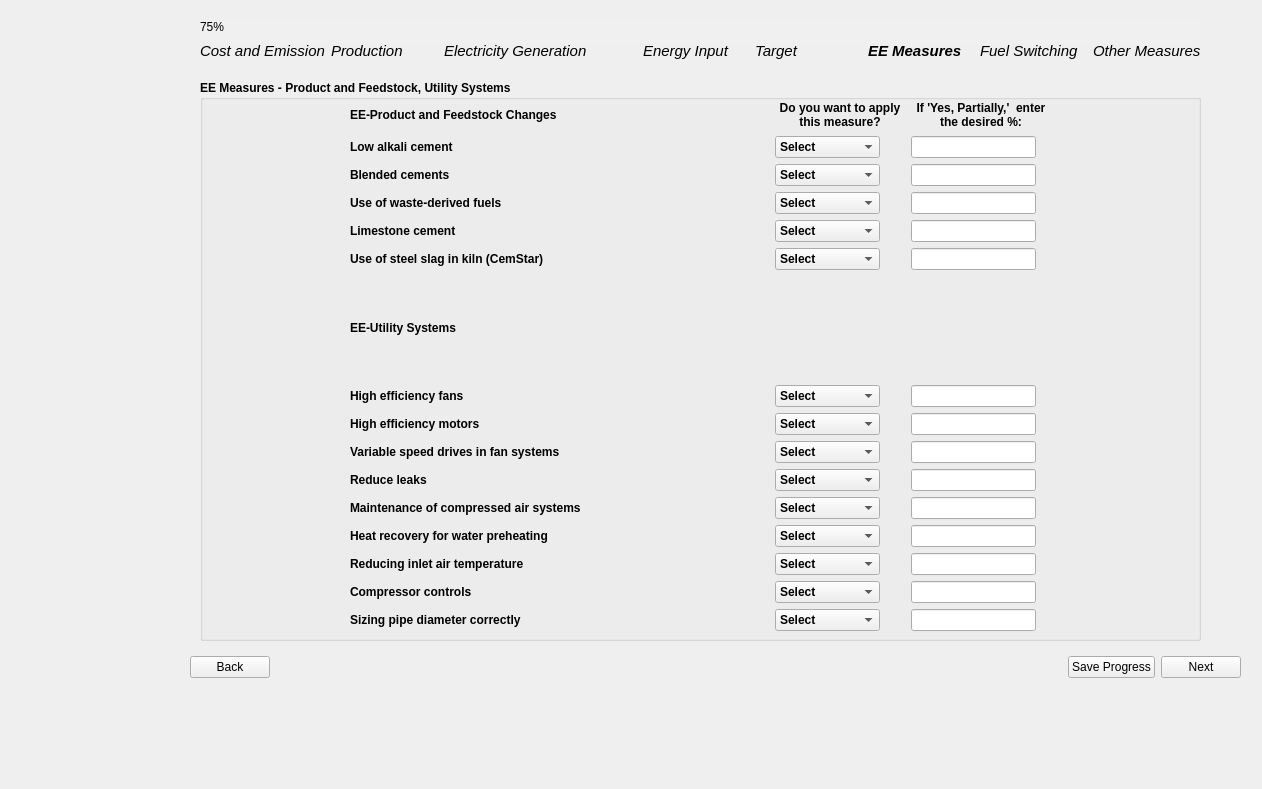
<?xml version="1.0" encoding="UTF-8"?>
<ui version="4.0">
 <class>Page8_AllMeasures_3</class>
 <widget class="QWidget" name="Page8_AllMeasures_3">
  <property name="geometry">
   <rect>
    <x>0</x>
    <y>0</y>
    <width>1262</width>
    <height>789</height>
   </rect>
  </property>
  <property name="sizePolicy">
   <sizepolicy hsizetype="Fixed" vsizetype="Fixed">
    <horstretch>0</horstretch>
    <verstretch>0</verstretch>
   </sizepolicy>
  </property>
  <property name="windowTitle">
   <string>Form</string>
  </property>
  <property name="styleSheet">
   <string notr="true"/>
  </property>
  <widget class="QWidget" name="layoutWidget">
   <property name="geometry">
    <rect>
     <x>190</x>
     <y>650</y>
     <width>1051</width>
     <height>35</height>
    </rect>
   </property>
   <layout class="QHBoxLayout" name="button_layout">
    <item>
     <widget class="QPushButton" name="backBtn">
      <property name="text">
       <string>Back</string>
      </property>
     </widget>
    </item>
    <item>
     <spacer name="horizontalSpacer">
      <property name="orientation">
       <enum>Qt::Horizontal</enum>
      </property>
      <property name="sizeHint" stdset="0">
       <size>
        <width>40</width>
        <height>20</height>
       </size>
      </property>
     </spacer>
    </item>
    <item>
     <widget class="QPushButton" name="saveBtn">
      <property name="text">
       <string>Save Progress</string>
      </property>
     </widget>
    </item>
    <item>
     <widget class="QPushButton" name="nextBtn">
      <property name="font">
       <font>
        <kerning>true</kerning>
       </font>
      </property>
      <property name="text">
       <string>Next</string>
      </property>
     </widget>
    </item>
   </layout>
  </widget>
  <widget class="QGroupBox" name="electricity_generation_group_1">
   <property name="geometry">
    <rect>
     <x>200</x>
     <y>80</y>
     <width>1001</width>
     <height>561</height>
    </rect>
   </property>
   <property name="font">
    <font>
     <bold>true</bold>
    </font>
   </property>
   <property name="styleSheet">
    <string notr="true">QPushButton {
    background-color: #26481f;  /* Green */
    color: white;
    border: none;
    padding: 8px 16px;
    font-size: 14px;
    border-radius: 6px;
    min-width: 90px;
    min-height: 15px;

}

QPushButton:hover {
    background-color: #45a049;
}

QPushButton:pressed {
    background-color: #3e8e41;
}

QPushButton#saveBtn {
                background-color: white;
                color: #26481f;
            }
QPushButton#saveBtn:hover {
                background-color: #45a049;
			  color: white;
            }

    QLineEdit {
        border-radius: 10px;    
        padding: 5px;           
    }

myLineEdit-&gt;setFixedSize(200, 30)</string>
   </property>
   <property name="title">
    <string>EE Measures - Product and Feedstock, Utility Systems</string>
   </property>
   <widget class="QWidget" name="layoutWidget">
    <property name="geometry">
     <rect>
      <x>150</x>
      <y>20</y>
      <width>701</width>
      <height>531</height>
     </rect>
    </property>
    <layout class="QGridLayout" name="gridLayout">
     <item row="2" column="0">
      <widget class="QLabel" name="page_8_3_label_2">
       <property name="text">
        <string>Blended cements</string>
       </property>
      </widget>
     </item>
     <item row="10" column="2">
      <widget class="QLineEdit" name="page_8_3_input_9">
       <property name="sizePolicy">
        <sizepolicy hsizetype="Fixed" vsizetype="Fixed">
         <horstretch>0</horstretch>
         <verstretch>0</verstretch>
        </sizepolicy>
       </property>
       <property name="text">
        <string/>
       </property>
      </widget>
     </item>
     <item row="1" column="0">
      <widget class="QLabel" name="page_8_3_label">
       <property name="text">
        <string>Low alkali cement</string>
       </property>
      </widget>
     </item>
     <item row="4" column="1">
      <widget class="QComboBox" name="page_8_3_comboBox_4">
       <property name="sizePolicy">
        <sizepolicy hsizetype="Fixed" vsizetype="Fixed">
         <horstretch>0</horstretch>
         <verstretch>0</verstretch>
        </sizepolicy>
       </property>
       <item>
        <property name="text">
         <string>Select</string>
        </property>
       </item>
       <item>
        <property name="text">
         <string>Yes (100%)</string>
        </property>
       </item>
       <item>
        <property name="text">
         <string>No (0%)</string>
        </property>
       </item>
       <item>
        <property name="text">
         <string>Yes, Partially</string>
        </property>
       </item>
      </widget>
     </item>
     <item row="7" column="0">
      <widget class="QLabel" name="page_8_3_label_6">
       <property name="text">
        <string>High efficiency fans</string>
       </property>
      </widget>
     </item>
     <item row="12" column="0">
      <widget class="QLabel" name="page_8_3_label_11">
       <property name="text">
        <string>Heat recovery for water preheating</string>
       </property>
      </widget>
     </item>
     <item row="0" column="0">
      <widget class="QLabel" name="page_8_3_header">
       <property name="font">
        <font>
         <bold>true</bold>
        </font>
       </property>
       <property name="text">
        <string>EE-Product and Feedstock Changes</string>
       </property>
      </widget>
     </item>
     <item row="9" column="0">
      <widget class="QLabel" name="page_8_3_label_8">
       <property name="text">
        <string>Variable speed drives in fan systems</string>
       </property>
      </widget>
     </item>
     <item row="11" column="1">
      <widget class="QComboBox" name="page_8_3_comboBox_10">
       <property name="sizePolicy">
        <sizepolicy hsizetype="Fixed" vsizetype="Fixed">
         <horstretch>0</horstretch>
         <verstretch>0</verstretch>
        </sizepolicy>
       </property>
       <item>
        <property name="text">
         <string>Select</string>
        </property>
       </item>
       <item>
        <property name="text">
         <string>Yes (100%)</string>
        </property>
       </item>
       <item>
        <property name="text">
         <string>No (0%)</string>
        </property>
       </item>
       <item>
        <property name="text">
         <string>Yes, Partially</string>
        </property>
       </item>
      </widget>
     </item>
     <item row="14" column="0">
      <widget class="QLabel" name="page_8_3_label_13">
       <property name="text">
        <string>Compressor controls</string>
       </property>
      </widget>
     </item>
     <item row="3" column="2">
      <widget class="QLineEdit" name="page_8_3_input_3">
       <property name="sizePolicy">
        <sizepolicy hsizetype="Fixed" vsizetype="Fixed">
         <horstretch>0</horstretch>
         <verstretch>0</verstretch>
        </sizepolicy>
       </property>
       <property name="text">
        <string/>
       </property>
      </widget>
     </item>
     <item row="4" column="2">
      <widget class="QLineEdit" name="page_8_3_input_4">
       <property name="sizePolicy">
        <sizepolicy hsizetype="Fixed" vsizetype="Fixed">
         <horstretch>0</horstretch>
         <verstretch>0</verstretch>
        </sizepolicy>
       </property>
       <property name="text">
        <string/>
       </property>
      </widget>
     </item>
     <item row="3" column="1">
      <widget class="QComboBox" name="page_8_3_comboBox_3">
       <property name="sizePolicy">
        <sizepolicy hsizetype="Fixed" vsizetype="Fixed">
         <horstretch>0</horstretch>
         <verstretch>0</verstretch>
        </sizepolicy>
       </property>
       <item>
        <property name="text">
         <string>Select</string>
        </property>
       </item>
       <item>
        <property name="text">
         <string>Yes (100%)</string>
        </property>
       </item>
       <item>
        <property name="text">
         <string>No (0%)</string>
        </property>
       </item>
       <item>
        <property name="text">
         <string>Yes, Partially</string>
        </property>
       </item>
      </widget>
     </item>
     <item row="6" column="0">
      <widget class="QLabel" name="page_8_3_header_4">
       <property name="font">
        <font>
         <bold>true</bold>
        </font>
       </property>
       <property name="text">
        <string>EE-Utility Systems</string>
       </property>
      </widget>
     </item>
     <item row="14" column="1">
      <widget class="QComboBox" name="page_8_3_comboBox_13">
       <property name="sizePolicy">
        <sizepolicy hsizetype="Fixed" vsizetype="Fixed">
         <horstretch>0</horstretch>
         <verstretch>0</verstretch>
        </sizepolicy>
       </property>
       <item>
        <property name="text">
         <string>Select</string>
        </property>
       </item>
       <item>
        <property name="text">
         <string>Yes (100%)</string>
        </property>
       </item>
       <item>
        <property name="text">
         <string>No (0%)</string>
        </property>
       </item>
       <item>
        <property name="text">
         <string>Yes, Partially</string>
        </property>
       </item>
      </widget>
     </item>
     <item row="2" column="1">
      <widget class="QComboBox" name="page_8_3_comboBox_2">
       <property name="sizePolicy">
        <sizepolicy hsizetype="Fixed" vsizetype="Fixed">
         <horstretch>0</horstretch>
         <verstretch>0</verstretch>
        </sizepolicy>
       </property>
       <item>
        <property name="text">
         <string>Select</string>
        </property>
       </item>
       <item>
        <property name="text">
         <string>Yes (100%)</string>
        </property>
       </item>
       <item>
        <property name="text">
         <string>No (0%)</string>
        </property>
       </item>
       <item>
        <property name="text">
         <string>Yes, Partially</string>
        </property>
       </item>
      </widget>
     </item>
     <item row="10" column="0">
      <widget class="QLabel" name="page_8_3_label_9">
       <property name="text">
        <string>Reduce leaks</string>
       </property>
      </widget>
     </item>
     <item row="8" column="2">
      <widget class="QLineEdit" name="page_8_3_input_7">
       <property name="sizePolicy">
        <sizepolicy hsizetype="Fixed" vsizetype="Fixed">
         <horstretch>0</horstretch>
         <verstretch>0</verstretch>
        </sizepolicy>
       </property>
       <property name="text">
        <string/>
       </property>
      </widget>
     </item>
     <item row="13" column="0">
      <widget class="QLabel" name="page_8_3_label_12">
       <property name="text">
        <string>Reducing inlet air temperature</string>
       </property>
      </widget>
     </item>
     <item row="13" column="1">
      <widget class="QComboBox" name="page_8_3_comboBox_12">
       <property name="sizePolicy">
        <sizepolicy hsizetype="Fixed" vsizetype="Fixed">
         <horstretch>0</horstretch>
         <verstretch>0</verstretch>
        </sizepolicy>
       </property>
       <item>
        <property name="text">
         <string>Select</string>
        </property>
       </item>
       <item>
        <property name="text">
         <string>Yes (100%)</string>
        </property>
       </item>
       <item>
        <property name="text">
         <string>No (0%)</string>
        </property>
       </item>
       <item>
        <property name="text">
         <string>Yes, Partially</string>
        </property>
       </item>
      </widget>
     </item>
     <item row="5" column="1">
      <widget class="QComboBox" name="page_8_3_comboBox_5">
       <property name="sizePolicy">
        <sizepolicy hsizetype="Fixed" vsizetype="Fixed">
         <horstretch>0</horstretch>
         <verstretch>0</verstretch>
        </sizepolicy>
       </property>
       <item>
        <property name="text">
         <string>Select</string>
        </property>
       </item>
       <item>
        <property name="text">
         <string>Yes (100%)</string>
        </property>
       </item>
       <item>
        <property name="text">
         <string>No (0%)</string>
        </property>
       </item>
       <item>
        <property name="text">
         <string>Yes, Partially</string>
        </property>
       </item>
      </widget>
     </item>
     <item row="1" column="2">
      <widget class="QLineEdit" name="page_8_3_input">
       <property name="sizePolicy">
        <sizepolicy hsizetype="Fixed" vsizetype="Fixed">
         <horstretch>0</horstretch>
         <verstretch>0</verstretch>
        </sizepolicy>
       </property>
       <property name="text">
        <string/>
       </property>
      </widget>
     </item>
     <item row="11" column="0">
      <widget class="QLabel" name="page_8_3_label_10">
       <property name="text">
        <string>Maintenance of compressed air systems</string>
       </property>
      </widget>
     </item>
     <item row="12" column="1">
      <widget class="QComboBox" name="page_8_3_comboBox_11">
       <property name="sizePolicy">
        <sizepolicy hsizetype="Fixed" vsizetype="Fixed">
         <horstretch>0</horstretch>
         <verstretch>0</verstretch>
        </sizepolicy>
       </property>
       <item>
        <property name="text">
         <string>Select</string>
        </property>
       </item>
       <item>
        <property name="text">
         <string>Yes (100%)</string>
        </property>
       </item>
       <item>
        <property name="text">
         <string>No (0%)</string>
        </property>
       </item>
       <item>
        <property name="text">
         <string>Yes, Partially</string>
        </property>
       </item>
      </widget>
     </item>
     <item row="3" column="0">
      <widget class="QLabel" name="page_8_3_label_3">
       <property name="text">
        <string>Use of waste-derived fuels</string>
       </property>
      </widget>
     </item>
     <item row="4" column="0">
      <widget class="QLabel" name="page_8_3_label_4">
       <property name="text">
        <string>Limestone cement</string>
       </property>
      </widget>
     </item>
     <item row="7" column="1">
      <widget class="QComboBox" name="page_8_3_comboBox_6">
       <property name="sizePolicy">
        <sizepolicy hsizetype="Fixed" vsizetype="Fixed">
         <horstretch>0</horstretch>
         <verstretch>0</verstretch>
        </sizepolicy>
       </property>
       <item>
        <property name="text">
         <string>Select</string>
        </property>
       </item>
       <item>
        <property name="text">
         <string>Yes (100%)</string>
        </property>
       </item>
       <item>
        <property name="text">
         <string>No (0%)</string>
        </property>
       </item>
       <item>
        <property name="text">
         <string>Yes, Partially</string>
        </property>
       </item>
      </widget>
     </item>
     <item row="8" column="1">
      <widget class="QComboBox" name="page_8_3_comboBox_7">
       <property name="sizePolicy">
        <sizepolicy hsizetype="Fixed" vsizetype="Fixed">
         <horstretch>0</horstretch>
         <verstretch>0</verstretch>
        </sizepolicy>
       </property>
       <item>
        <property name="text">
         <string>Select</string>
        </property>
       </item>
       <item>
        <property name="text">
         <string>Yes (100%)</string>
        </property>
       </item>
       <item>
        <property name="text">
         <string>No (0%)</string>
        </property>
       </item>
       <item>
        <property name="text">
         <string>Yes, Partially</string>
        </property>
       </item>
      </widget>
     </item>
     <item row="10" column="1">
      <widget class="QComboBox" name="page_8_3_comboBox_9">
       <property name="sizePolicy">
        <sizepolicy hsizetype="Fixed" vsizetype="Fixed">
         <horstretch>0</horstretch>
         <verstretch>0</verstretch>
        </sizepolicy>
       </property>
       <item>
        <property name="text">
         <string>Select</string>
        </property>
       </item>
       <item>
        <property name="text">
         <string>Yes (100%)</string>
        </property>
       </item>
       <item>
        <property name="text">
         <string>No (0%)</string>
        </property>
       </item>
       <item>
        <property name="text">
         <string>Yes, Partially</string>
        </property>
       </item>
      </widget>
     </item>
     <item row="5" column="2">
      <widget class="QLineEdit" name="page_8_3_input_5">
       <property name="sizePolicy">
        <sizepolicy hsizetype="Fixed" vsizetype="Fixed">
         <horstretch>0</horstretch>
         <verstretch>0</verstretch>
        </sizepolicy>
       </property>
       <property name="text">
        <string/>
       </property>
      </widget>
     </item>
     <item row="9" column="1">
      <widget class="QComboBox" name="page_8_3_comboBox_8">
       <property name="sizePolicy">
        <sizepolicy hsizetype="Fixed" vsizetype="Fixed">
         <horstretch>0</horstretch>
         <verstretch>0</verstretch>
        </sizepolicy>
       </property>
       <item>
        <property name="text">
         <string>Select</string>
        </property>
       </item>
       <item>
        <property name="text">
         <string>Yes (100%)</string>
        </property>
       </item>
       <item>
        <property name="text">
         <string>No (0%)</string>
        </property>
       </item>
       <item>
        <property name="text">
         <string>Yes, Partially</string>
        </property>
       </item>
      </widget>
     </item>
     <item row="1" column="1">
      <widget class="QComboBox" name="page_8_3_comboBox">
       <property name="sizePolicy">
        <sizepolicy hsizetype="Fixed" vsizetype="Fixed">
         <horstretch>0</horstretch>
         <verstretch>0</verstretch>
        </sizepolicy>
       </property>
       <item>
        <property name="text">
         <string>Select</string>
        </property>
       </item>
       <item>
        <property name="text">
         <string>Yes (100%)</string>
        </property>
       </item>
       <item>
        <property name="text">
         <string>No (0%)</string>
        </property>
       </item>
       <item>
        <property name="text">
         <string>Yes, Partially</string>
        </property>
       </item>
      </widget>
     </item>
     <item row="9" column="2">
      <widget class="QLineEdit" name="page_8_3_input_8">
       <property name="sizePolicy">
        <sizepolicy hsizetype="Fixed" vsizetype="Fixed">
         <horstretch>0</horstretch>
         <verstretch>0</verstretch>
        </sizepolicy>
       </property>
       <property name="text">
        <string/>
       </property>
      </widget>
     </item>
     <item row="5" column="0">
      <widget class="QLabel" name="page_8_3_label_5">
       <property name="text">
        <string>Use of steel slag in kiln (CemStar)</string>
       </property>
      </widget>
     </item>
     <item row="8" column="0">
      <widget class="QLabel" name="page_8_3_label_7">
       <property name="text">
        <string>High efficiency motors</string>
       </property>
      </widget>
     </item>
     <item row="7" column="2">
      <widget class="QLineEdit" name="page_8_3_input_6">
       <property name="sizePolicy">
        <sizepolicy hsizetype="Fixed" vsizetype="Fixed">
         <horstretch>0</horstretch>
         <verstretch>0</verstretch>
        </sizepolicy>
       </property>
       <property name="text">
        <string/>
       </property>
      </widget>
     </item>
     <item row="2" column="2">
      <widget class="QLineEdit" name="page_8_3_input_2">
       <property name="sizePolicy">
        <sizepolicy hsizetype="Fixed" vsizetype="Fixed">
         <horstretch>0</horstretch>
         <verstretch>0</verstretch>
        </sizepolicy>
       </property>
       <property name="text">
        <string/>
       </property>
      </widget>
     </item>
     <item row="15" column="0">
      <widget class="QLabel" name="page_8_3_label_14">
       <property name="text">
        <string>Sizing pipe diameter correctly</string>
       </property>
      </widget>
     </item>
     <item row="15" column="1">
      <widget class="QComboBox" name="page_8_3_comboBox_14">
       <property name="sizePolicy">
        <sizepolicy hsizetype="Fixed" vsizetype="Fixed">
         <horstretch>0</horstretch>
         <verstretch>0</verstretch>
        </sizepolicy>
       </property>
       <item>
        <property name="text">
         <string>Select</string>
        </property>
       </item>
       <item>
        <property name="text">
         <string>Yes (100%)</string>
        </property>
       </item>
       <item>
        <property name="text">
         <string>No (0%)</string>
        </property>
       </item>
       <item>
        <property name="text">
         <string>Yes, Partially</string>
        </property>
       </item>
      </widget>
     </item>
     <item row="11" column="2">
      <widget class="QLineEdit" name="page_8_3_input_10">
       <property name="sizePolicy">
        <sizepolicy hsizetype="Fixed" vsizetype="Fixed">
         <horstretch>0</horstretch>
         <verstretch>0</verstretch>
        </sizepolicy>
       </property>
       <property name="text">
        <string/>
       </property>
      </widget>
     </item>
     <item row="12" column="2">
      <widget class="QLineEdit" name="page_8_3_input_11">
       <property name="sizePolicy">
        <sizepolicy hsizetype="Fixed" vsizetype="Fixed">
         <horstretch>0</horstretch>
         <verstretch>0</verstretch>
        </sizepolicy>
       </property>
       <property name="text">
        <string/>
       </property>
      </widget>
     </item>
     <item row="13" column="2">
      <widget class="QLineEdit" name="page_8_3_input_12">
       <property name="sizePolicy">
        <sizepolicy hsizetype="Fixed" vsizetype="Fixed">
         <horstretch>0</horstretch>
         <verstretch>0</verstretch>
        </sizepolicy>
       </property>
       <property name="text">
        <string/>
       </property>
      </widget>
     </item>
     <item row="14" column="2">
      <widget class="QLineEdit" name="page_8_3_input_13">
       <property name="sizePolicy">
        <sizepolicy hsizetype="Fixed" vsizetype="Fixed">
         <horstretch>0</horstretch>
         <verstretch>0</verstretch>
        </sizepolicy>
       </property>
       <property name="text">
        <string/>
       </property>
      </widget>
     </item>
     <item row="15" column="2">
      <widget class="QLineEdit" name="page_8_3_input_14">
       <property name="sizePolicy">
        <sizepolicy hsizetype="Fixed" vsizetype="Fixed">
         <horstretch>0</horstretch>
         <verstretch>0</verstretch>
        </sizepolicy>
       </property>
       <property name="text">
        <string/>
       </property>
      </widget>
     </item>
     <item row="0" column="1">
      <widget class="QLabel" name="page_8_3_header_2">
       <property name="minimumSize">
        <size>
         <width>130</width>
         <height>30</height>
        </size>
       </property>
       <property name="maximumSize">
        <size>
         <width>130</width>
         <height>30</height>
        </size>
       </property>
       <property name="font">
        <font>
         <pointsize>9</pointsize>
         <bold>true</bold>
        </font>
       </property>
       <property name="text">
        <string>Do you want to apply this measure?</string>
       </property>
       <property name="textFormat">
        <enum>Qt::AutoText</enum>
       </property>
       <property name="alignment">
        <set>Qt::AlignCenter</set>
       </property>
       <property name="wordWrap">
        <bool>true</bool>
       </property>
      </widget>
     </item>
     <item row="0" column="2">
      <widget class="QLabel" name="page_8_3_header_3">
       <property name="minimumSize">
        <size>
         <width>140</width>
         <height>30</height>
        </size>
       </property>
       <property name="maximumSize">
        <size>
         <width>140</width>
         <height>30</height>
        </size>
       </property>
       <property name="font">
        <font>
         <pointsize>9</pointsize>
         <bold>true</bold>
        </font>
       </property>
       <property name="text">
        <string>If 'Yes, Partially,'  enter the desired %:</string>
       </property>
       <property name="textFormat">
        <enum>Qt::AutoText</enum>
       </property>
       <property name="alignment">
        <set>Qt::AlignCenter</set>
       </property>
       <property name="wordWrap">
        <bool>true</bool>
       </property>
      </widget>
     </item>
    </layout>
   </widget>
  </widget>
  <widget class="QLabel" name="side_image">
   <property name="geometry">
    <rect>
     <x>0</x>
     <y>-30</y>
     <width>171</width>
     <height>761</height>
    </rect>
   </property>
   <property name="text">
    <string/>
   </property>
   <property name="pixmap">
    <pixmap>../images/BEST_side_abstract.png</pixmap>
   </property>
  </widget>
  <widget class="QProgressBar" name="progressBar">
   <property name="geometry">
    <rect>
     <x>200</x>
     <y>20</y>
     <width>1001</width>
     <height>23</height>
    </rect>
   </property>
   <property name="styleSheet">
    <string notr="true">QProgressBar {
    background-color: #F0F0F0;
    border: none;
	border-radius: 8px;
}
QProgressBar::chunk {
	border-radius: 8px;
    background: QLinearGradient(
        x1: 0, y1: 0, x2: 1, y2: 0,
        stop: 0 #33bef0,   /* Light Blue */
        stop: 1 #77d695    /* Light Green */
    );
}</string>
   </property>
   <property name="value">
    <number>75</number>
   </property>
  </widget>
  <widget class="QWidget" name="layoutWidget_3">
   <property name="geometry">
    <rect>
     <x>200</x>
     <y>40</y>
     <width>1001</width>
     <height>22</height>
    </rect>
   </property>
   <layout class="QGridLayout" name="gridLayout_12">
    <item row="0" column="0">
     <widget class="QLabel" name="label_3">
      <property name="font">
       <font>
        <pointsize>11</pointsize>
        <italic>true</italic>
        <bold>false</bold>
       </font>
      </property>
      <property name="text">
       <string>Cost and Emission</string>
      </property>
     </widget>
    </item>
    <item row="0" column="1">
     <widget class="QLabel" name="label_10">
      <property name="font">
       <font>
        <pointsize>11</pointsize>
        <italic>true</italic>
       </font>
      </property>
      <property name="text">
       <string>Production</string>
      </property>
     </widget>
    </item>
    <item row="0" column="2">
     <widget class="QLabel" name="label_11">
      <property name="sizePolicy">
       <sizepolicy hsizetype="Preferred" vsizetype="Preferred">
        <horstretch>0</horstretch>
        <verstretch>0</verstretch>
       </sizepolicy>
      </property>
      <property name="font">
       <font>
        <pointsize>11</pointsize>
        <italic>true</italic>
       </font>
      </property>
      <property name="text">
       <string>Electricity Generation            </string>
      </property>
     </widget>
    </item>
    <item row="0" column="3">
     <widget class="QLabel" name="label_12">
      <property name="font">
       <font>
        <pointsize>11</pointsize>
        <italic>true</italic>
       </font>
      </property>
      <property name="text">
       <string>Energy Input</string>
      </property>
     </widget>
    </item>
    <item row="0" column="4">
     <widget class="QLabel" name="label_13">
      <property name="font">
       <font>
        <pointsize>11</pointsize>
        <italic>true</italic>
        <bold>false</bold>
       </font>
      </property>
      <property name="text">
       <string>Target</string>
      </property>
     </widget>
    </item>
    <item row="0" column="5">
     <widget class="QLabel" name="label_14">
      <property name="font">
       <font>
        <pointsize>11</pointsize>
        <italic>true</italic>
        <bold>true</bold>
       </font>
      </property>
      <property name="text">
       <string>EE Measures</string>
      </property>
     </widget>
    </item>
    <item row="0" column="6">
     <widget class="QLabel" name="label_15">
      <property name="font">
       <font>
        <pointsize>11</pointsize>
        <italic>true</italic>
       </font>
      </property>
      <property name="text">
       <string>Fuel Switching</string>
      </property>
     </widget>
    </item>
    <item row="0" column="7">
     <widget class="QLabel" name="label_16">
      <property name="font">
       <font>
        <pointsize>11</pointsize>
        <italic>true</italic>
       </font>
      </property>
      <property name="text">
       <string>Other Measures</string>
      </property>
     </widget>
    </item>
   </layout>
  </widget>
 </widget>
 <tabstops>
  <tabstop>page_8_3_input</tabstop>
  <tabstop>page_8_3_input_2</tabstop>
  <tabstop>page_8_3_input_3</tabstop>
  <tabstop>page_8_3_input_4</tabstop>
  <tabstop>page_8_3_input_5</tabstop>
  <tabstop>page_8_3_input_6</tabstop>
  <tabstop>page_8_3_input_7</tabstop>
  <tabstop>page_8_3_input_8</tabstop>
  <tabstop>page_8_3_input_9</tabstop>
  <tabstop>page_8_3_input_10</tabstop>
  <tabstop>page_8_3_input_11</tabstop>
  <tabstop>page_8_3_input_12</tabstop>
  <tabstop>page_8_3_input_13</tabstop>
  <tabstop>page_8_3_input_14</tabstop>
  <tabstop>backBtn</tabstop>
  <tabstop>saveBtn</tabstop>
  <tabstop>nextBtn</tabstop>
  <tabstop>page_8_3_comboBox</tabstop>
  <tabstop>page_8_3_comboBox_2</tabstop>
  <tabstop>page_8_3_comboBox_3</tabstop>
  <tabstop>page_8_3_comboBox_4</tabstop>
  <tabstop>page_8_3_comboBox_5</tabstop>
  <tabstop>page_8_3_comboBox_6</tabstop>
  <tabstop>page_8_3_comboBox_7</tabstop>
  <tabstop>page_8_3_comboBox_8</tabstop>
  <tabstop>page_8_3_comboBox_9</tabstop>
  <tabstop>page_8_3_comboBox_10</tabstop>
  <tabstop>page_8_3_comboBox_11</tabstop>
  <tabstop>page_8_3_comboBox_12</tabstop>
  <tabstop>page_8_3_comboBox_13</tabstop>
  <tabstop>page_8_3_comboBox_14</tabstop>
 </tabstops>
 <resources/>
 <connections/>
</ui>
